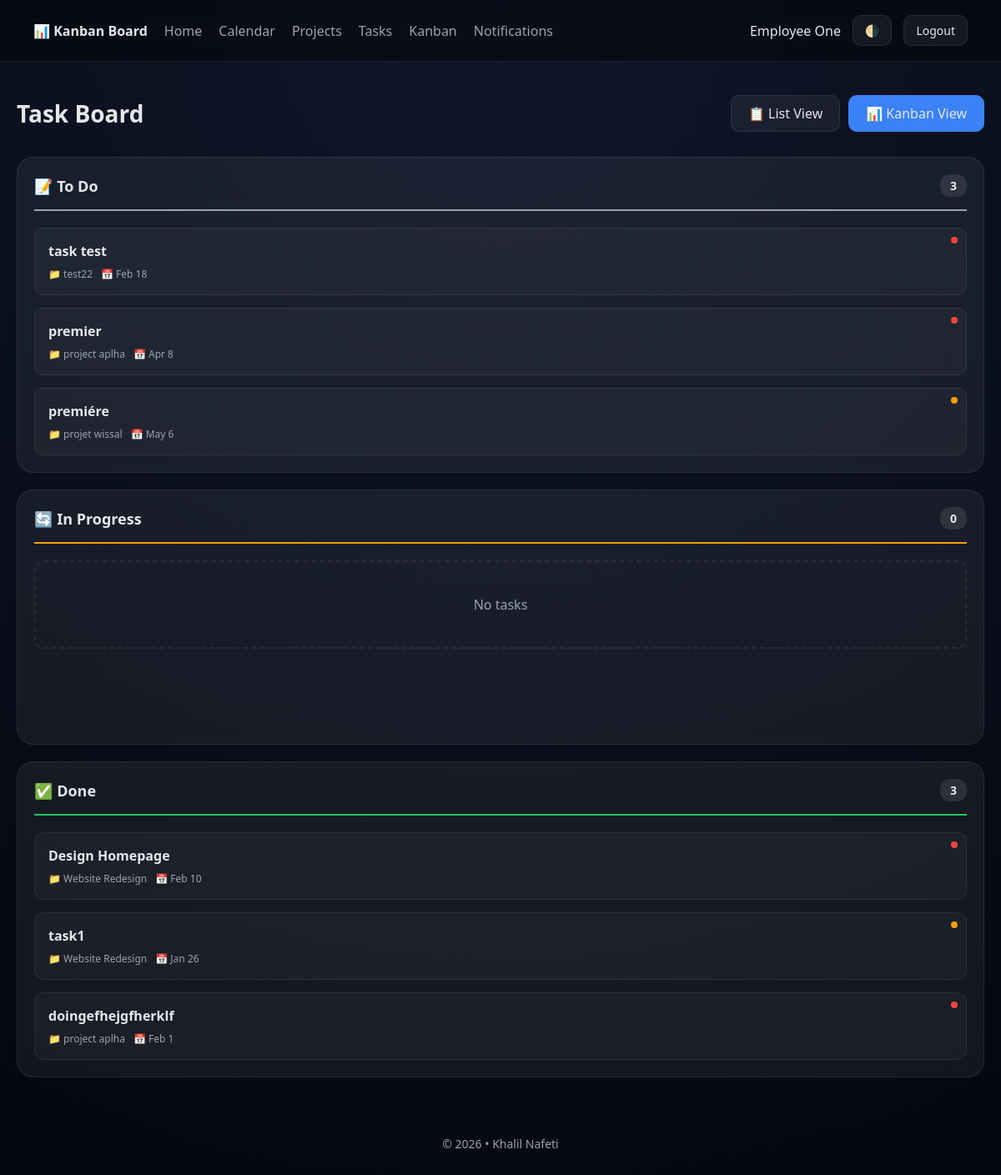
The page /kanban.php (signed in) on the database its author committed.
### tables this page shows
CREATE TABLE `tasks` (
  `id` int(11) NOT NULL,
  `project_id` int(11) NOT NULL,
  `assigned_to` int(11) DEFAULT NULL,
  `title` varchar(150) NOT NULL,
  `description` text DEFAULT NULL,
  `status` enum('Todo','In Progress','Done') DEFAULT 'Todo',
  `priority` enum('High','Medium','Low') DEFAULT 'Medium',
  `deadline` date DEFAULT NULL,
  `created_by` int(11) DEFAULT NULL
);

CREATE TABLE `projects` (
  `id` int(11) NOT NULL,
  `name` varchar(150) NOT NULL,
  `description` text DEFAULT NULL,
  `client_id` int(11) DEFAULT NULL,
  `status` enum('Starting','Running','Finishing','Completed') DEFAULT 'Starting',
  `start_date` date DEFAULT NULL,
  `end_date` date DEFAULT NULL,
  `manager_id` int(11) DEFAULT NULL
);

### kanban.php (the view, shortened to what this page needs)
<?php
include 'config.php';
$user = $_SESSION['user'];
try {
    if ($user['role'] === 'manager') {
        $allTasks = $pdo->query(
            "SELECT t.*, u.name as assigned_to_name, p.name as project_name,
             (SELECT COUNT(*) FROM task_comments WHERE task_id = t.id) as comment_count
             FROM tasks t
             LEFT JOIN users u ON t.assigned_to = u.id
             LEFT JOIN projects p ON t.project_id = p.id
             ORDER BY t.deadline ASC"
        )->fetchAll(PDO::FETCH_ASSOC);
    } else {
        $stmt = $pdo->prepare(
            "SELECT t.*, p.name as project_name,
             (SELECT COUNT(*) FROM task_comments WHERE task_id = t.id) as comment_count
             FROM tasks t
             LEFT JOIN projects p ON t.project_id = p.id
             WHERE t.assigned_to = ?
             ORDER BY t.deadline ASC"
        );
        $stmt->execute([$user['id']]);
        $allTasks = $stmt->fetchAll(PDO::FETCH_ASSOC);
    }
    $todoTasks = array_filter($allTasks, fn($t) => $t['status'] === 'Todo');
    $inProgressTasks = array_filter($allTasks, fn($t) => $t['status'] === 'In Progress');
    $doneTasks = array_filter($allTasks, fn($t) => $t['status'] === 'Done');
} catch (PDOException $e) {
    error_log("Kanban Error: " . $e->getMessage());
    $error = "Unable to load kanban board.";
}
?>
<!DOCTYPE html>
<html lang="en">
<head>
</head>
<body>
<nav>
    <div class="nav-left">
        <strong>📊 Kanban Board</strong>
        <a href="dashboard.php">Home</a>
        <a href="calendar.php">Calendar</a>
        <a href="projects.php">Projects</a>
        <a href="tasks.php">Tasks</a>
        <a href="kanban.php">Kanban</a>
        <a href="notifications.php">Notifications</a>
    </div>
    <div class="nav-right">
        <span><?= htmlspecialchars($user['name']) ?></span>
        <button onclick="toggleTheme()">🌗</button>
        <a href="logout.php"><button>Logout</button></a>
    </div>
</nav>
<main class="container">
    <div class="page-header">
        <h1>Task Board</h1>
        <div class="view-toggle">
            <a href="tasks.php">📋 List View</a>
            <a href="kanban.php" class="active">📊 Kanban View</a>
        </div>
    </div>
    <div class="kanban-board">
        <div class="kanban-column">
            <div class="column-header todo">
                <h2>📝 To Do</h2>
                <span class="column-count"><?= count($todoTasks) ?></span>
            </div>
            <div class="kanban-cards">
                <?php if (empty($todoTasks)): ?>
                    <div class="empty-column">No tasks</div>
                <?php else: ?>
                    <?php foreach ($todoTasks as $task): ?>
                        <div class="kanban-card" onclick='openTask(<?= $task["id"] ?>)'>
                            <div class="card-priority <?= strtolower($task['priority']) ?>"></div>
                            <div class="card-title"><?= htmlspecialchars($task['title']) ?></div>
                            <div class="card-meta">
                                <span>📁 <?= htmlspecialchars($task['project_name'] ?? 'No Project') ?></span>
                                <?php if ($task['deadline'] && $task['deadline'] != '0000-00-00'): ?>
                                    <span>📅 <?= date('M j', strtotime($task['deadline'])) ?></span>
                                <?php endif; ?>
                            </div>
                        </div>
                    <?php endforeach; ?>
                <?php endif; ?>
            </div>
        </div>
        <div class="kanban-column">
            <div class="column-header inprogress">
                <h2>🔄 In Progress</h2>
                <span class="column-count"><?= count($inProgressTasks) ?></span>
            </div>
            <div class="kanban-cards">
                <?php if (empty($inProgressTasks)): ?>
                    <div class="empty-column">No tasks</div>
                <?php endif; ?>
            </div>
        </div>
        <div class="kanban-column">
            <div class="column-header done">
                <h2>✅ Done</h2>
                <span class="column-count"><?= count($doneTasks) ?></span>
            </div>
            <div class="kanban-cards">
                <?php if (empty($doneTasks)): ?>
                    <div class="empty-column">No tasks</div>
                <?php else: ?>
                    <?php foreach ($doneTasks as $task): ?>
                        <div class="kanban-card" onclick='openTask(<?= $task["id"] ?>)'>
                            <div class="card-priority <?= strtolower($task['priority']) ?>"></div>
                            <div class="card-title"><?= htmlspecialchars($task['title']) ?></div>
                            <div class="card-meta">
                                <span>📁 <?= htmlspecialchars($task['project_name'] ?? 'No Project') ?></span>
                                <?php if ($task['deadline'] && $task['deadline'] != '0000-00-00'): ?>
                                    <span>📅 <?= date('M j', strtotime($task['deadline'])) ?></span>
                                <?php endif; ?>
                            </div>
                        </div>
                    <?php endforeach; ?>
                <?php endif; ?>
            </div>
        </div>
    </div>
</main>
<footer>
    © <?= date('Y') ?> • Khalil Nafeti
</footer>
</body>
</html>

### kanban.php (style rules this page uses)
:root { --bg: #05070f; --panel: rgba(255,255,255,0.06); --border: rgba(255,255,255,0.08); --text: #e5e7eb; --muted: #9ca3af; --primary: #3b82f6; --cyan: #06b6d4; --green: #22c55e; --orange: #f59e0b; --red: #ef4444; }
* { box-sizing: border-box; font-family: system-ui, Segoe UI, sans-serif; }
body { margin: 0; background: radial-gradient(circle at top, #0f172a, var(--bg)); color: var(--text); min-height: 100vh; }
nav { display: flex; align-items: center; justify-content: space-between; padding: 18px 40px; background: rgba(0,0,0,0.4); backdrop-filter: blur(12px); border-bottom: 1px solid var(--border); }
.nav-left { display: flex; gap: 20px; align-items: center; }
.nav-left a { color: var(--muted); text-decoration: none; font-weight: 500; transition: color 0.2s; }
.nav-right { display: flex; gap: 14px; align-items: center; }
button { background: var(--panel); color: var(--text); border: 1px solid var(--border); padding: 8px 14px; border-radius: 10px; cursor: pointer; transition: transform 0.2s; font-size: 14px; }
.container { max-width: 1600px; margin: 40px auto; padding: 0 20px; }
.page-header { display: flex; justify-content: space-between; align-items: center; margin-bottom: 30px; }
.page-header h1 { margin: 0; font-size: 28px; }
.view-toggle { display: flex; gap: 10px; }
.view-toggle a { padding: 10px 20px; background: var(--panel); border: 1px solid var(--border); border-radius: 10px; color: var(--text); text-decoration: none; transition: 0.2s; }
.view-toggle a.active { background: var(--primary); border-color: var(--primary); }
.kanban-board { display: grid; grid-template-columns: repeat(3, 1fr); gap: 20px; min-height: 70vh; }
.kanban-column { background: var(--panel); border: 1px solid var(--border); border-radius: 20px; padding: 20px; }
.column-header { display: flex; justify-content: space-between; align-items: center; margin-bottom: 20px; padding-bottom: 15px; border-bottom: 2px solid var(--border); }
.column-header h2 { margin: 0; font-size: 18px; display: flex; align-items: center; gap: 10px; }
.column-count { background: rgba(255,255,255,0.1); padding: 4px 12px; border-radius: 12px; font-size: 14px; font-weight: 600; }
.column-header.todo { border-bottom-color: var(--muted); }
.column-header.inprogress { border-bottom-color: var(--orange); }
.column-header.done { border-bottom-color: var(--green); }
.kanban-cards { display: flex; flex-direction: column; gap: 15px; min-height: 200px; }
.kanban-card { background: rgba(255,255,255,0.03); border: 1px solid var(--border); border-radius: 12px; padding: 16px; cursor: pointer; transition: 0.2s; position: relative; }
.card-priority { position: absolute; top: 10px; right: 10px; width: 8px; height: 8px; border-radius: 50%; }
.card-priority.high { background: var(--red); }
.card-priority.medium { background: var(--orange); }
.card-title { font-weight: 600; margin-bottom: 8px; padding-right: 20px; }
.card-meta { display: flex; flex-wrap: wrap; gap: 10px; font-size: 12px; color: var(--muted); }
.card-meta span { display: flex; align-items: center; gap: 4px; }
.empty-column { text-align: center; padding: 40px 20px; color: var(--muted); border: 2px dashed var(--border); border-radius: 12px; }
footer { text-align: center; padding: 30px; color: var(--muted); font-size: 14px; }
@media (max-width: 1200px) { .kanban-board { grid-template-columns: 1fr; } }

### rows shown on the page
tasks: title "task test", project.name "test22", deadline "Feb 18"
tasks: title "premier", project.name "project aplha", deadline "Apr 8"
tasks: title "premiére", project.name "projet wissal", deadline "May 6"
tasks: title "Design Homepage", project.name "Website Redesign", deadline "Feb 10"
tasks: title "task1", project.name "Website Redesign", deadline "Jan 26"
tasks: title "doingefhejgfherklf", project.name "project aplha", deadline "Feb 1"

### other values the page prints
$user['name'] "Employee One"
count($todoTasks) "3"
count($inProgressTasks) "0"
count($doneTasks) "3"
